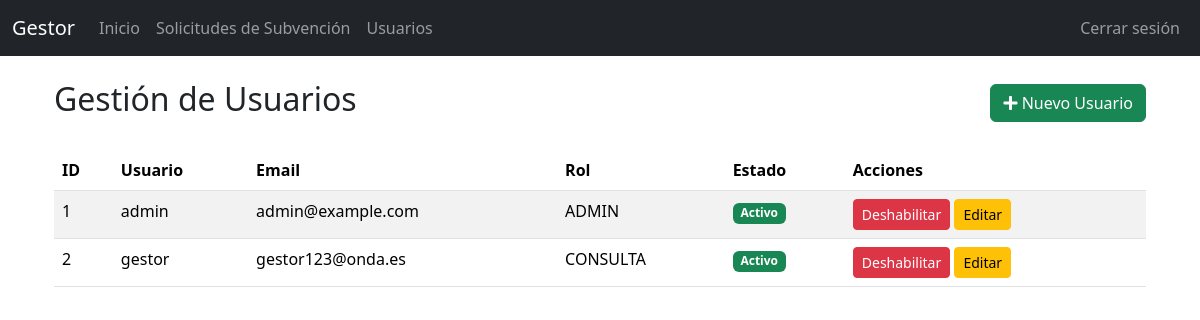
The app's page /auth/users (signed in) with its own data.
### app/models/user.py (models this page shows, shortened)
class User(UserMixin, db.Model):
    __tablename__ = 'users'
    id = db.Column(db.Integer, primary_key=True)
    username = db.Column(db.String(64), unique=True, nullable=False)
    email = db.Column(db.String(120), unique=True, nullable=False)
    password_hash = db.Column(db.String(128), nullable=False)
    role = db.Column(
        db.Enum(UserRole, name="user_role", validate_strings=True),
        default=UserRole.CONSULTA,  # Corrección aquí
        nullable=False
    )
    active = db.Column(db.Boolean, default=True, nullable=False)
    created_at = db.Column(db.DateTime, default=datetime.utcnow, nullable=False)
    updated_at = db.Column(db.DateTime, default=datetime.utcnow, onupdate=datetime.utcnow, nullable=False)
    @property
    def is_active(self):
        return self.active

### app/routes/auth.py (the view)
@auth_bp.route('/users')
@login_required
def user_management():
    print(f"Current user: {current_user.username}")
    print(f"Current user role: {current_user.role}")
    if current_user.role != UserRole.ADMIN:
        print("Access denied: User is not admin")  # Debug print
        flash('No tienes permisos para acceder a esta página.', 'danger')
        return redirect(url_for('main.index'))
    users = User.query.all()
    print(f"Number of users found: {len(users)}")  # Debug print
    for user in users:
        print(f"User: {user.username}, Role: {user.role}")
    return render_template('User/user_management.html', users=users, UserRole=UserRole)

### app/templates/User/user_management.html (shortened to what this page needs)
{% extends "base.html" %}
{% block content %}
<link rel="stylesheet" href="https://cdnjs.cloudflare.com/ajax/libs/font-awesome/5.15.4/css/all.min.css">
<div class="container">
    <div class="d-flex justify-content-between align-items-center mb-4">
        <h2>Gestión de Usuarios</h2>
        <a href="{{ url_for('auth.register') }}" class="btn btn-success">
            <i class="fas fa-plus"></i> Nuevo Usuario
        </a>
    </div>
    {% if users %}
    <div class="table-responsive">
        <table class="table table-striped">
            <thead class="thead-dark">
                <tr>
                    <th>ID</th>
                    <th>Usuario</th>
                    <th>Email</th>
                    <th>Rol</th>
                    <th>Estado</th>
                    <th>Acciones</th>
                </tr>
            </thead>
            <tbody>
                {% for user in users %}
                <tr>
                    <td>{{ user.id }}</td>
                    <td>{{ user.username }}</td>
                    <td>{{ user.email }}</td>
                    <td>{{ user.role.name }}</td>
                    <td>
                        {% if user.active %}
                            <span class="badge bg-success">Activo</span>
                        {% else %}
                            <span class="badge bg-secondary">Inactivo</span>
                        {% endif %}
                    </td>
                    <td>
                        {% if user.active %}
                          <a href="{{ url_for('auth.delete_user', user_id=user.id) }}" class="btn btn-sm btn-danger">Deshabilitar</a>
                        {% else %}
                          <a href="{{ url_for('auth.enable_user', user_id=user.id) }}" class="btn btn-sm btn-success">Habilitar</a>
                        {% endif %}
                        <a href="{{ url_for('auth.edit_user', user_id=user.id) }}" class="btn btn-sm btn-warning">Editar</a>
                      </td>
                </tr>
                {% endfor %}
            </tbody>
        </table>
    </div>
    {% else %}
    <div class="alert alert-info">
        No hay usuarios registrados.
    </div>
    {% endif %}
</div>
{% endblock content %}

### records on screen
User: id "1", username "admin", email "admin@example.com", role.name "ADMIN", active "Activo"
User: id "2", username "gestor", email "gestor123@onda.es", role.name "CONSULTA", active "Activo"
